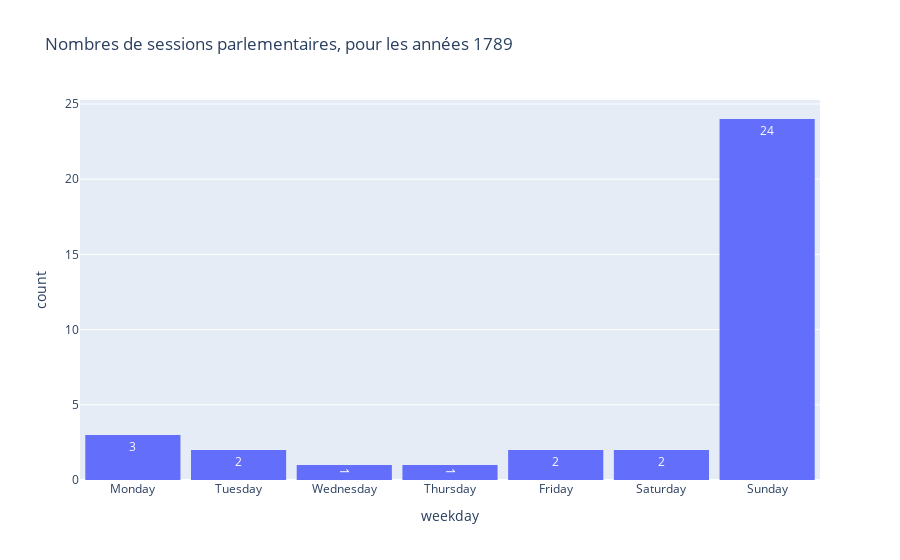
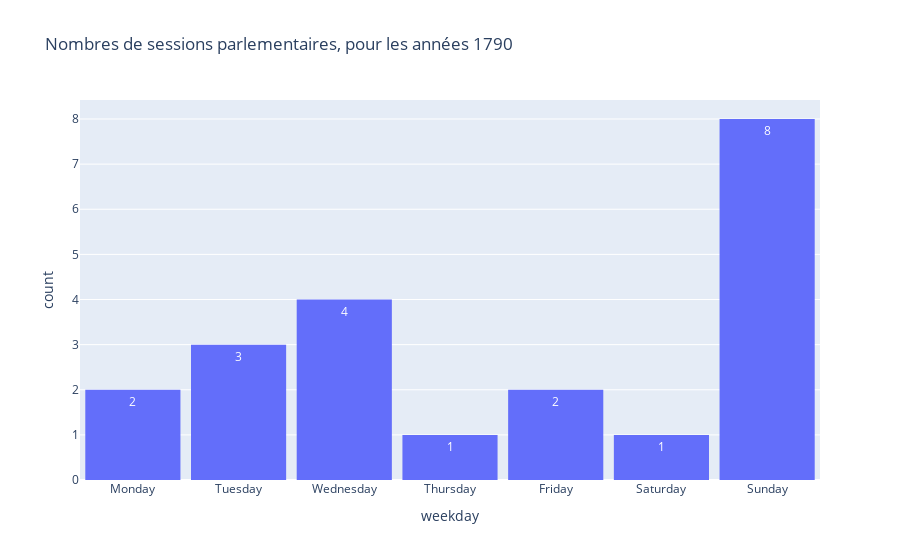
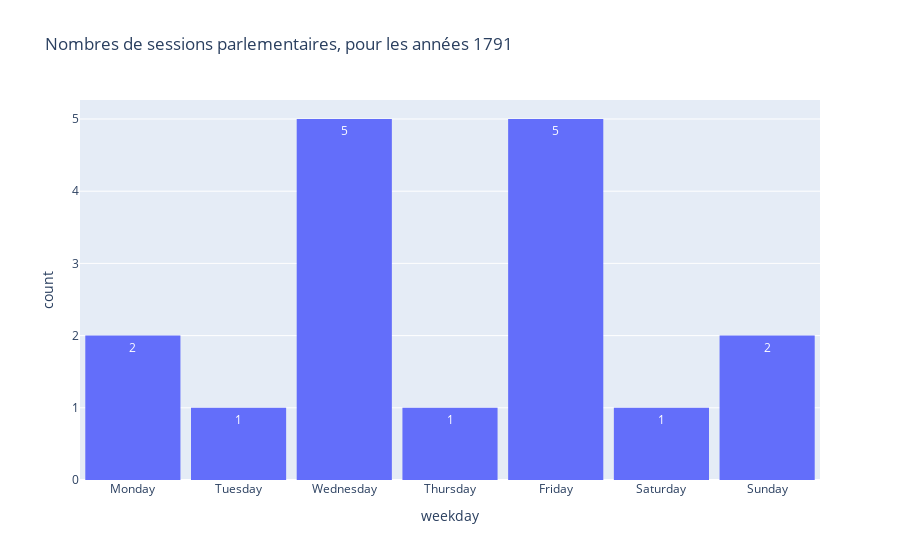
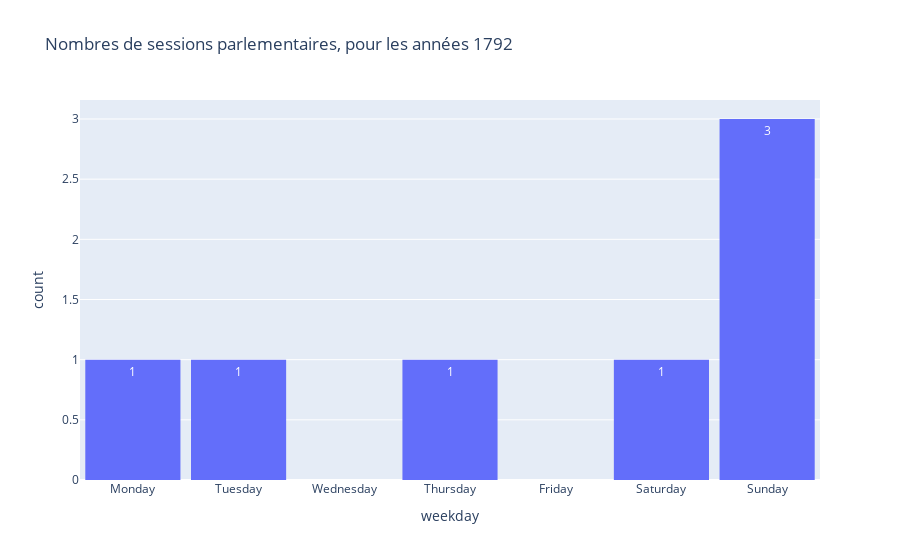

Here is the notebook cell these charts were saved with, in order:
### Code cell
dataframeDayoff1=Assemblee_dayoff[Assemblee_dayoff['date'].dt.year == 1789]
dataframeDayoff2=Assemblee_dayoff[Assemblee_dayoff['date'].dt.year == 1790]
dataframeDayoff3=Assemblee_dayoff[Assemblee_dayoff['date'].dt.year == 1791]
dataframeDayoff4=Assemblee_dayoff[Assemblee_dayoff['date'].dt.year == 1792]
dataframeDayoff5=Assemblee_dayoff[Assemblee_dayoff['date'].dt.year == 1793]

liste = [dataframeDayoff1,
         dataframeDayoff2,
         dataframeDayoff3,
         dataframeDayoff4,
         dataframeDayoff5        
        ]
date = [1789, 1790, 1791, 1792, 1793]
count=0
for dataframe in liste:
    plot_par_jour_de_semaine(dataframe, date[count])
    count += 1

### Figure 1 — Plotly figure (JSON) as saved in the notebook; plotly's stock layout.template omitted (floating-point values rounded to 4 significant figures)
{"data": [{"alignmentgroup": "True", "bingroup": "x", "hovertemplate": "weekday=%{x}<br>count=%{y}<extra></extra>", "legendgroup": "", "marker": {"color": "#636efa", "pattern": {"shape": ""}}, "name": "", "offsetgroup": "", "orientation": "v", "showlegend": false, "texttemplate": "%{value}", "type": "histogram", "x": ["Monday", "Sunday", "Sunday", "Sunday", "Wednesday", "Sunday", "Sunday", "Saturday", "Sunday", "Tuesday", "Sunday", "Sunday", "Tuesday", "Thursday", "Sunday", "Sunday", "Sunday", "Sunday", "Sunday", "Friday", "Saturday", "Sunday", "Sunday", "Sunday", "Monday", "Sunday", "Sunday", "Sunday", "Monday", "Sunday", "Sunday", "Sunday", "Sunday", "Friday", "Sunday"], "xaxis": "x", "yaxis": "y"}], "layout": {"bargap": 0.1, "barmode": "relative", "legend": {"tracegroupgap": 0}, "title": {"text": "Nombres de sessions parlementaires, pour les années 1789"}, "xaxis": {"anchor": "y", "automargin": false, "categoryarray": ["Monday", "Tuesday", "Wednesday", "Thursday", "Friday", "Saturday", "Sunday"], "categoryorder": "array", "domain": [0, 1], "title": {"text": "weekday"}}, "yaxis": {"anchor": "x", "domain": [0, 1], "title": {"text": "count"}}}}

### Figure 2 — Plotly figure (JSON) as saved in the notebook; plotly's stock layout.template omitted (floating-point values rounded to 4 significant figures)
{"data": [{"alignmentgroup": "True", "bingroup": "x", "hovertemplate": "weekday=%{x}<br>count=%{y}<extra></extra>", "legendgroup": "", "marker": {"color": "#636efa", "pattern": {"shape": ""}}, "name": "", "offsetgroup": "", "orientation": "v", "showlegend": false, "texttemplate": "%{value}", "type": "histogram", "x": ["Friday", "Tuesday", "Wednesday", "Sunday", "Monday", "Tuesday", "Sunday", "Sunday", "Wednesday", "Sunday", "Sunday", "Sunday", "Thursday", "Wednesday", "Sunday", "Tuesday", "Sunday", "Friday", "Wednesday", "Monday", "Saturday"], "xaxis": "x", "yaxis": "y"}], "layout": {"bargap": 0.1, "barmode": "relative", "legend": {"tracegroupgap": 0}, "title": {"text": "Nombres de sessions parlementaires, pour les années 1790"}, "xaxis": {"anchor": "y", "automargin": false, "categoryarray": ["Monday", "Tuesday", "Wednesday", "Thursday", "Friday", "Saturday", "Sunday"], "categoryorder": "array", "domain": [0, 1], "title": {"text": "weekday"}}, "yaxis": {"anchor": "x", "domain": [0, 1], "title": {"text": "count"}}}}

### Figure 3 — Plotly figure (JSON) as saved in the notebook; plotly's stock layout.template omitted (floating-point values rounded to 4 significant figures)
{"data": [{"alignmentgroup": "True", "bingroup": "x", "hovertemplate": "weekday=%{x}<br>count=%{y}<extra></extra>", "legendgroup": "", "marker": {"color": "#636efa", "pattern": {"shape": ""}}, "name": "", "offsetgroup": "", "orientation": "v", "showlegend": false, "texttemplate": "%{value}", "type": "histogram", "x": ["Monday", "Sunday", "Friday", "Monday", "Friday", "Sunday", "Wednesday", "Thursday", "Friday", "Saturday", "Wednesday", "Friday", "Friday", "Wednesday", "Tuesday", "Wednesday", "Wednesday"], "xaxis": "x", "yaxis": "y"}], "layout": {"bargap": 0.1, "barmode": "relative", "legend": {"tracegroupgap": 0}, "title": {"text": "Nombres de sessions parlementaires, pour les années 1791"}, "xaxis": {"anchor": "y", "automargin": false, "categoryarray": ["Monday", "Tuesday", "Wednesday", "Thursday", "Friday", "Saturday", "Sunday"], "categoryorder": "array", "domain": [0, 1], "title": {"text": "weekday"}}, "yaxis": {"anchor": "x", "domain": [0, 1], "title": {"text": "count"}}}}

### Figure 4 — Plotly figure (JSON) as saved in the notebook; plotly's stock layout.template omitted (floating-point values rounded to 4 significant figures)
{"data": [{"alignmentgroup": "True", "bingroup": "x", "hovertemplate": "weekday=%{x}<br>count=%{y}<extra></extra>", "legendgroup": "", "marker": {"color": "#636efa", "pattern": {"shape": ""}}, "name": "", "offsetgroup": "", "orientation": "v", "showlegend": false, "texttemplate": "%{value}", "type": "histogram", "x": ["Sunday", "Sunday", "Thursday", "Saturday", "Sunday", "Monday", "Tuesday"], "xaxis": "x", "yaxis": "y"}], "layout": {"bargap": 0.1, "barmode": "relative", "legend": {"tracegroupgap": 0}, "title": {"text": "Nombres de sessions parlementaires, pour les années 1792"}, "xaxis": {"anchor": "y", "automargin": false, "categoryarray": ["Monday", "Tuesday", "Wednesday", "Thursday", "Friday", "Saturday", "Sunday"], "categoryorder": "array", "domain": [0, 1], "title": {"text": "weekday"}}, "yaxis": {"anchor": "x", "domain": [0, 1], "title": {"text": "count"}}}}
